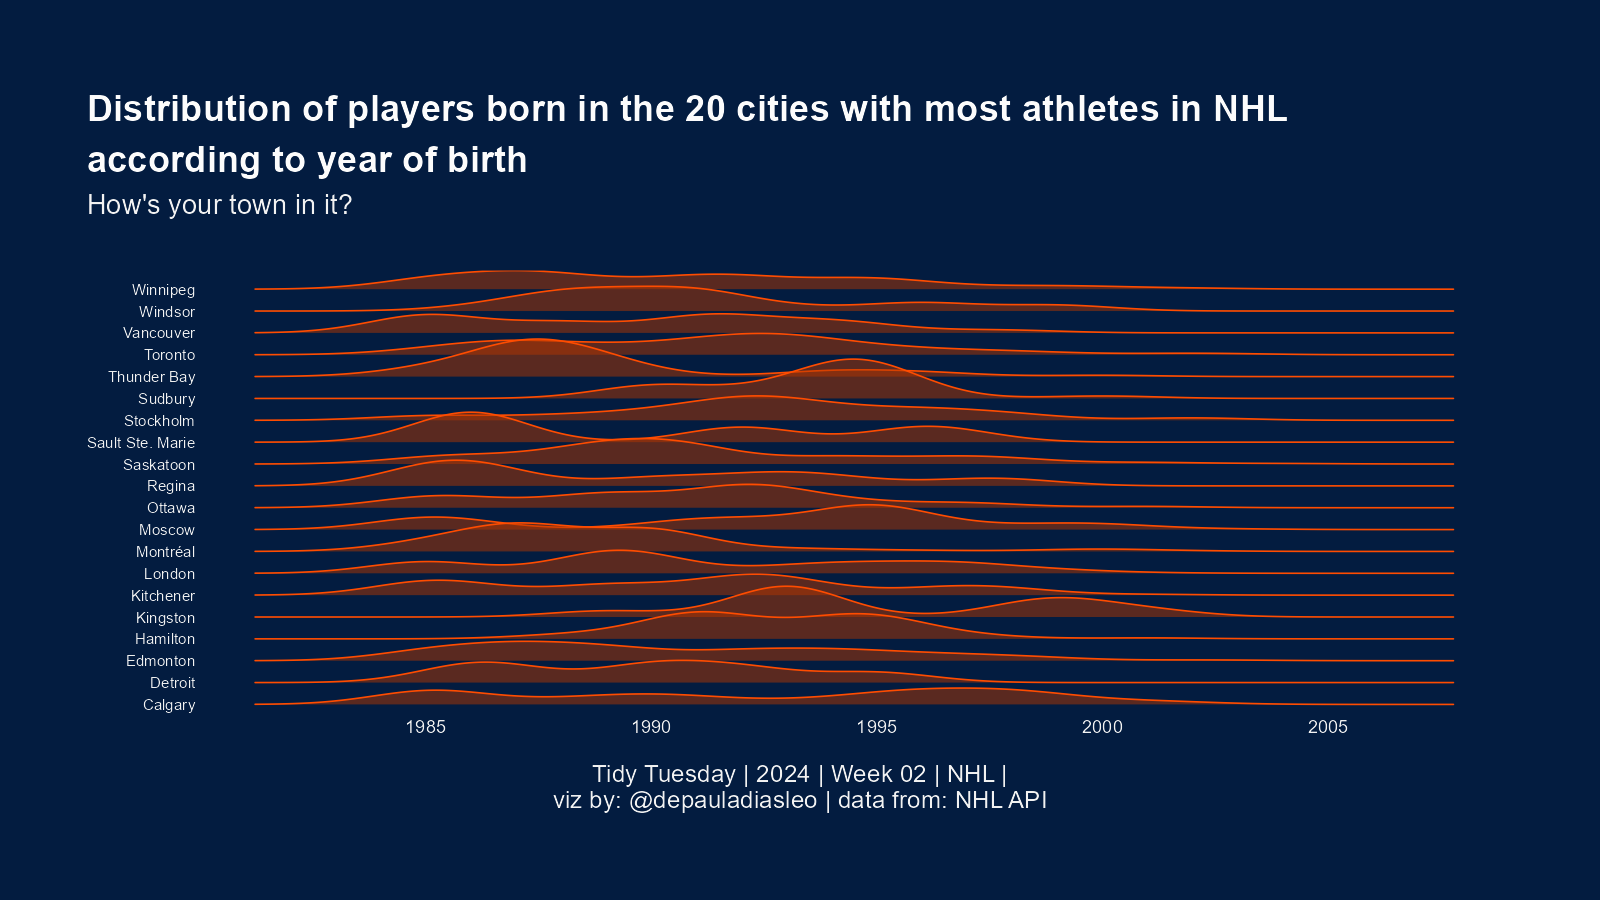

Write the R code that produced this figure.
# Título: TidyTuesday | 2024 | Week 02 | NHL players' birthdate
# Script por: @depauladiasleo
# Última atualização: fevereiro de 2024


# Descrição:


# Preparação -------------------------------------------------------------------



## Bibliotecas -----------------------------------------------------------------


library(tidyverse)
library(tidytuesdayR)
library(ggridges)


# Importação de dados ----------------------------------------------------------


tuesdata <- tidytuesdayR::tt_load(2024, 2)


df_birthdate <- tuesdata$nhl_player_births


df_roster <- tuesdata$nhl_rosters


# Faxina de dados --------------------------------------------------------------


hist(df_birthdate$birth_date, breaks = 10)


cities <- 
  df_birthdate |> 
  group_by(birth_city) |> 
  summarize(n = n()) |> 
  arrange(desc(n)) |> 
  head(20) |> 
  select(birth_city)


df_tidy <- 
  inner_join(df_roster, cities) |> 
  select(player_id, birth_date, birth_city, birth_country, 
         height_in_centimeters, weight_in_kilograms) |> 
  mutate(month = month(birth_date),
         year = year(birth_date))


# Visualização -----------------------------------------------------------------


## Texto -----------------------------------------------------------------------



## Paleta de cores -------------------------------------------------------------


oilers3 <- "#0c62da"

bg_col <- "#031c40"

oilers1 <- "#ff4c00"

oilers2 <- "#b23500"

title_col <- "gray99"

text_col <- "gray95"

line_col <- "gray85"


## Fontes ----------------------------------------------------------------------



## Gráfico ---------------------------------------------------------------------


df_tidy |> 
  filter(birth_date >= as_date("1985-01-01")) |> 
  ggplot(aes(y = birth_city, x = year)) +
  ggridges::geom_density_ridges(color = oilers1,
                                fill = oilers2,
                                alpha = 0.5) +
  scale_x_continuous(breaks = c(1985, 1990, 1995, 2000, 2005)) +
  theme_void() +
  theme(plot.background = element_rect(color = bg_col,
                                       fill = bg_col),
        plot.margin = margin(2, 2, 2, 2, "cm"),
        plot.title = element_text(color = title_col,
                                  size = 24,
                                  face = "bold",
                                  lineheight = 1.2),
        plot.subtitle = element_text(color = text_col,
                                     size = 18,
                                     margin = margin(6, 0, 24, 0, "pt")),
        plot.title.position = "plot",
        plot.caption = element_text(color = text_col,
                                    size = 16,
                                    margin = margin(20, 0, 0, 0, "pt"),
                                    hjust = 0.5),
        plot.caption.position = "plot",
        axis.text.y = element_text(size = 10,
                                 color = text_col,
                                 hjust = 1),
        axis.text.x = element_text(size = 12,
                                   color = text_col,
                                   hjust = 0.5)) +
  labs(title = "Distribution of players born in the 20 cities with most athletes in NHL\naccording to year of birth",
       subtitle = "How's your town in it?",
       caption = "Tidy Tuesday | 2024 | Week 02 | NHL |\nviz by: @depauladiasleo | data from: NHL API")
  


# Exportação -------------------------------------------------------------------


ggview::ggview(width = 1600,
               height = 900,
               units = "px",
               dpi = 110)


ggsave("Week_02_NHL.png",
       width = 1600,
       height = 900,
       units = "px",
       dpi = 110)
